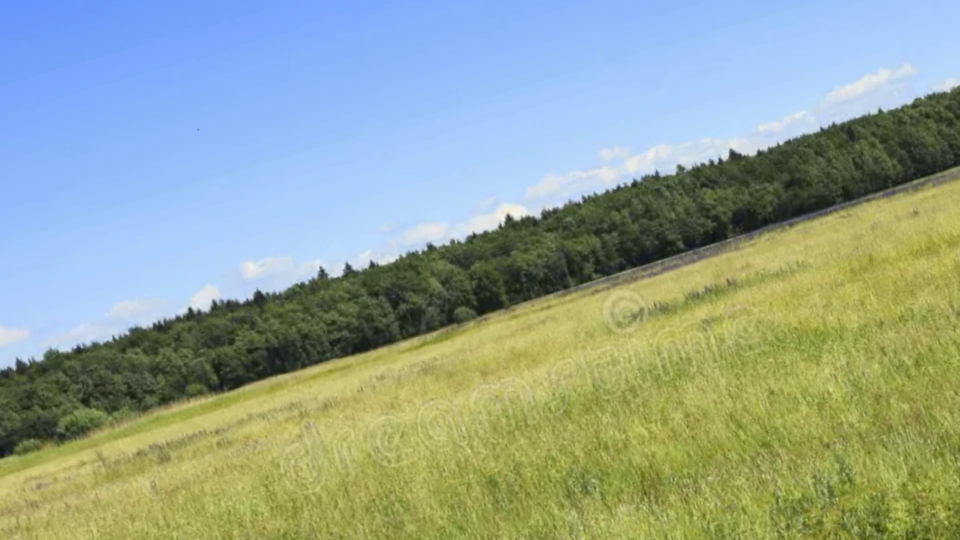
#> input picture frame 6 of image_processing/synth_track_video.mp4, 1920 x 1080 px, given in place of red_dot_video.mp4, which was not available (shown at 1/2 size)
$ jupyter execute --allow-errors tracing.ipynb   (older library calls are emulated)
#> lines starting #> are read from the running program, lines starting #| are printed output that depends on the picture
#> further down, frame is the input picture: shape (1080, 1920, 3); mean B, G, R 150.8, 164.3, 147.4
### image_processing/src/detection_routine.py
import cv2, os, math, glob
import numpy as np
import pandas as pd
import sys
import matplotlib.pyplot as plt
from skimage import feature
from sklearn.linear_model import LinearRegression
from skimage.transform import rotate,warp


sys.path.append(os.path.abspath(os.path.join(os.path.dirname(__file__), '..')))

from utils.detection_tools import extract_object_and_background_masks
from utils.detection_tools import detect_sky, estimate_horizon_line_by_edges
from utils.detection_tools import rectify_horizon, downsampler, rotate_and_center_horizon
from utils.common_tools import annotate_image, show_bgr
from utils.common_tools import find_nonzero_bounding_box, trim_video, draw_parallel_lines

from utils.detection_tools import get_min_max_hsv, extract_contour_region
from src.config import ImageProcessingParams


def detect_objects(raw_frame,frame_number=None,debug=False,
                   ip_params = None,
    debug_image_width = 14):

    # if pass a frame with no context, assume there is 1 easy to detect object in the frame, and write to yaml

#> called with debug = False, debug_image_width = 14
    ultra_raw_frame = raw_frame.copy()

    if ip_params is None:
        print("Warning: No ImageProcessingParams object was passed. Using default values.")
        ip_params = ImageProcessingParams(None)


    hf_noise_gaussian_kernel = ip_params.hf_noise_gaussian_kernel
    hf_noise_gaussian_sigma  = ip_params.hf_noise_gaussian_sigma
    sky_gaussian_kernel      = ip_params.sky_gaussian_kernel
    sky_gaussian_sigma       = ip_params.sky_gaussian_sigma
    hsv_lower_bound          = ip_params.hsv_lower_bound
    hsv_upper_bound          = ip_params.hsv_upper_bound
    adaptive_threshold_max_value = ip_params.adaptive_threshold_max_value
    adaptive_threshold_blockSize = ip_params.adaptive_threshold_blockSize
    adaptive_threshold_constant = ip_params.adaptive_threshold_constant
    sobel_pre_gaussian_kernel = ip_params.sobel_pre_gaussian_kernel
    sobel_pre_gaussian_sigma  = ip_params.sobel_pre_gaussian_sigma
    sobel_x_kernel = ip_params.sobel_x_kernel
    sobel_y_kernel = ip_params.sobel_y_kernel
    sobel_threshold = ip_params.sobel_threshold
    object_area_threshold = ip_params.object_area_threshold

    if debug:
        show_bgr(raw_frame, title=f"Raw Frame {frame_number}",
                    w=debug_image_width)

    base_image = raw_frame.copy()


    ## Detection is added by having an initial Gaussian blur
    ## Check that this is actually used
    base_image_small_blur = cv2.GaussianBlur(base_image,
                                             hf_noise_gaussian_kernel,hf_noise_gaussian_sigma)

    if debug:
        show_bgr(base_image_small_blur,
                 title=f"Small Blurred, Frame {frame_number}",
                 w=debug_image_width)


    very_blurred_base_image = cv2.GaussianBlur(base_image,
                                               sky_gaussian_kernel,
                                               sky_gaussian_sigma)
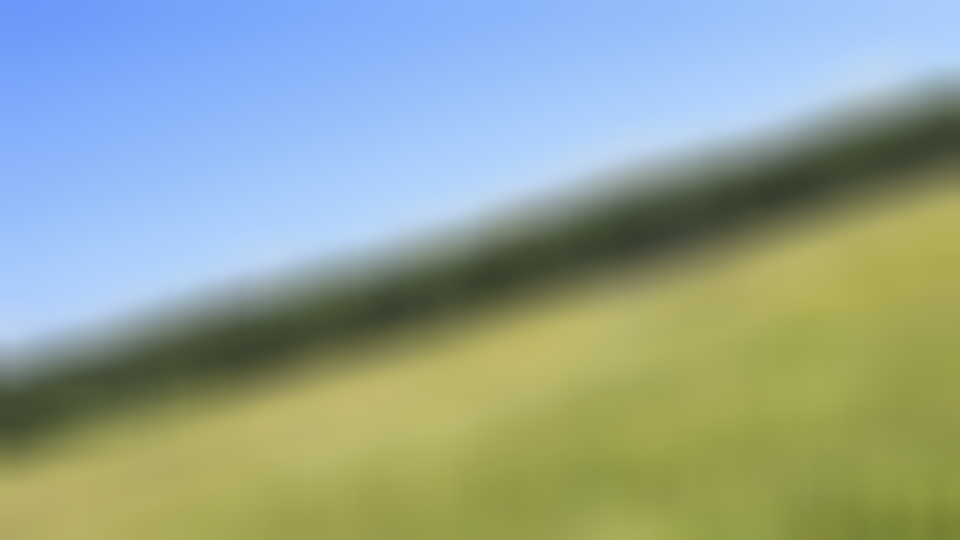
#> very_blurred_base_image: shape (1080, 1920, 3) (shown at 1/2 size); mean B, G, R 150.8, 164.3, 147.4

    if debug:
        show_bgr(very_blurred_base_image,
                 title=f"Very Blurred, Frame {frame_number}",
                 w=debug_image_width)

    sky_mask = detect_sky(very_blurred_base_image)

    if debug:
        show_bgr(sky_mask, title=f"Sky Mask, Frame {frame_number}",
                 w=debug_image_width)


    horizon_result = estimate_horizon_line_by_edges(sky_mask)


    #Need to handle edge case where slope = 1/0
    if horizon_result is None:
        # Fallback if horizon detection fails
        print("Warning: Horizon detection failed. Using default horizon.")
        slope, intercept = 0, sky_mask.shape[0]
        horizon_search_offset = 1
    else:
        slope, intercept = horizon_result
        horizon_search_offset = 50

    h,w = sky_mask.shape

    x_start, x_end = 0, w - 1
    y_start = int(slope * x_start + intercept)
    y_end   = int(slope * x_end   + intercept)
    #############################################
    ### SKY ROI CREATED
    ###########################################
    base_image_with_horizion = cv2.line(base_image, (x_start, y_start), (x_end, y_end), (0, 0, 255), 2)

    if debug:
        show_bgr(base_image_with_horizion, title=f"Horizon Line, Frame {frame_number}",
                 w=debug_image_width)

    base_image_x = base_image.copy()


    double_line, region_mask, upside_down =  draw_parallel_lines(base_image_x,sky_mask, slope, intercept, distance=horizon_search_offset)
    if debug:
        show_bgr(region_mask, title=f"Region Mask, Frame {frame_number}",
                 w=debug_image_width)

        show_bgr(double_line, title=f"Double Line, Frame {frame_number}",
                 w=debug_image_width)


    # Read an image (can be color or already grayscale)
    input_image = base_image.copy()
    # Convert to grayscale if needed
    gray = cv2.cvtColor(input_image, cv2.COLOR_BGR2GRAY)

    adaptive_thresh = cv2.adaptiveThreshold(
        gray,
        maxValue=adaptive_threshold_max_value,
        adaptiveMethod=cv2.ADAPTIVE_THRESH_GAUSSIAN_C,
        thresholdType=cv2.THRESH_BINARY,
        blockSize=adaptive_threshold_blockSize,
        C=adaptive_threshold_constant
    )

    hsv_frame = raw_frame.copy()

    hsv_frame_hsv =cv2.cvtColor(hsv_frame, cv2.COLOR_BGR2HSV)

    lb = np.array(hsv_lower_bound, np.uint8)
    ub = np.array(hsv_upper_bound, np.uint8)
    hsv_mask = cv2.inRange(hsv_frame_hsv, lb, ub)

    if debug:
        show_bgr(hsv_mask, title=f"HSV Mask, Frame {frame_number}",w=14)
        show_bgr(adaptive_thresh, title=f"Adaptive Threshold, Frame {frame_number}",w=14)


    blurred_gray = cv2.GaussianBlur(adaptive_thresh,
                                    sobel_pre_gaussian_kernel,
                                    sobel_pre_gaussian_sigma)

    if debug:
        show_bgr(blurred_gray, title=f"Pre-Sobel Blurred Gray, Frame {frame_number}",w=14)

    # Sobel
    sobel_x = cv2.Sobel(blurred_gray, cv2.CV_64F, 1, 0, ksize=sobel_x_kernel)
    sobel_y = cv2.Sobel(blurred_gray, cv2.CV_64F, 0, 1, ksize=sobel_y_kernel)
    sobel_mag = cv2.magnitude(sobel_x, sobel_y)
    sobel_abs = cv2.convertScaleAbs(sobel_mag)

    if debug:
        show_bgr(sobel_abs, title=f"Sobel Abs, Frame {frame_number}",
                 w=debug_image_width)

    # Threshold
    _, sobel_mask = cv2.threshold(sobel_abs, sobel_threshold,
                                  255, cv2.THRESH_BINARY)

    if debug:
        show_bgr(sobel_mask, title=f"Sobel Mask, Frame {frame_number}",
                 w=debug_image_width)


    # Restrict edges to sky ROI
    edges_in_sky_roi = cv2.bitwise_and(sobel_mask, region_mask)
    edges_in_sky_roi_with_hsv_mask = cv2.bitwise_and(edges_in_sky_roi,hsv_mask)


    if debug:
        show_bgr(edges_in_sky_roi, title=f"Edges in Sky ROI, Frame {frame_number}",
                 w=debug_image_width)


    if debug:
        show_bgr(edges_in_sky_roi_with_hsv_mask, title=f"Edges in Sky ROI with HSV, Frame {frame_number}",
                 w=debug_image_width)

    filtered_contours = None
    identified_object = None

    contours, _ = cv2.findContours(edges_in_sky_roi_with_hsv_mask, cv2.RETR_EXTERNAL, cv2.CHAIN_APPROX_SIMPLE)
    if contours:
        # Filter contours to exclude those with an area larger than 400 pixels
        filtered_contours = [contour for contour in contours if cv2.contourArea(contour) <= object_area_threshold]

    if filtered_contours:
        # Find the largest remaining contour
        identified_object = max(filtered_contours, key=cv2.contourArea)
        x, y, w, h = cv2.boundingRect(identified_object)
        bounding_box = (x, y, w, h)

    if identified_object is not None:

        M = cv2.moments(identified_object)

        if M["m00"] != 0:
            cx = int(M["m10"] / M["m00"])
            cy = int(M["m01"] / M["m00"])
            centroid = (cx, cy)
        else:
            # Fallback: if area is zero (degenerate contour),
            # pick the center of the bounding box
            centroid = (x + w // 2, y + h // 2)
            cx = x
            cy = y

        # Draw bounding box and centroid on the original image
        cv2.rectangle(base_image, (x-2*w, y-2*h), (x+4*w, y+4*h), (0, 0, 255), 4)

        extracted, contour_mask = extract_contour_region(ultra_raw_frame, identified_object)
        #{"min_h": min_h, "max_h": max_h, "min_s": min_s, "max_s": max_s, "min_v": min_v, "max_v": max_v}
        hsv_values =  get_min_max_hsv(ultra_raw_frame, contour_mask)
        print("HSV Values")
        print(hsv_values)
        #print(hsv_values)
        # Draw the contour on the ultra raw frame
        cv2.drawContours(ultra_raw_frame, [identified_object], -1, (0, 255, 0), 1)
        #Zoom in on the object

        zoomed_in = ultra_raw_frame[y-2:y+h+2, x-2:x+w+2]

        if debug:
            show_bgr(zoomed_in, title=f"Zoomed In, Frame {frame_number}",
                     w=debug_image_width)

            show_bgr(extracted, title=f"Extracted Region, Frame {frame_number}",
                     w=debug_image_width)

    else:
        contour_mask = None
        cx,cy,w,h = 0,0,0,0

    rectified_frame = rotate_and_center_horizon(base_image,slope,intercept,upside_down=upside_down)

    if frame_number:
        text = f"Frame: {frame_number} | Centroid: ({cx}, {cy}),{w}x{h} pixels"
    else:
        text = f"Centroid: ({cx}, {cy}),{w}x{h} pixels"

    annotate_image(base_image,text,text_size=1.5)
    annotate_image(rectified_frame, text)

    if debug:
        show_bgr(base_image, title=f"Detected Object, Frame {frame_number}",
                 w=debug_image_width)
        show_bgr(rectified_frame, title=f"Rectified Frame, Frame {frame_number}",
                 w=debug_image_width)


    return rectified_frame,base_image, cx,cy,w,h, contour_mask

### image_processing/src/config.py
class ImageProcessingParams:
    def __init__(self, ip_config):

        # if an ip_config was passed, process it:
        if ip_config is None:
            self.hf_noise_gaussian_kernel = [3, 3]
            self.hf_noise_gaussian_sigma  = 1
            self.sky_gaussian_kernel      = [125, 125]
            self.sky_gaussian_sigma       = 125
            self.hsv_lower_bound         = [0, 0,0]
            self.hsv_upper_bound         = [180, 255, 255]
            self.adaptive_threshold_max_value = 255
            self.adaptive_threshold_blockSize  = 5
            self.adaptive_threshold_constant   = 4
            self.sobel_pre_gaussian_kernel = [3,3]
            self.sobel_pre_gaussian_sigma  = 0.5
            self.sobel_x_kernel = 3
            self.sobel_y_kernel = 3
            self.sobel_threshold = 50
            self.object_area_threshold = 400000000000
        else:
            self.hf_noise_gaussian_kernel = tuple(ip_config["hf_noise_gaussian_kernel"])
            self.hf_noise_gaussian_sigma  = ip_config["hf_noise_gaussian_sigma"]
            self.sky_gaussian_kernel      = tuple(ip_config["sky_gaussian_kernel"])
            self.sky_gaussian_sigma       = ip_config["sky_gaussian_sigma"]
            self.hsv_lower_bound         = tuple(ip_config["hsv_lower_bound"])
            self.hsv_upper_bound         = tuple(ip_config["hsv_upper_bound"])
            self.adaptive_threshold_max_value = ip_config["adaptive_threshold_max_value"]
            self.adaptive_threshold_blockSize  = ip_config["adaptive_threshold_block_size"]
            self.adaptive_threshold_constant   = ip_config["adaptive_threshold_constant"]
            self.sobel_pre_gaussian_kernel = tuple(ip_config["sobel_pre_gaussian_kernel"])
            self.sobel_pre_gaussian_sigma  = ip_config["sobel_pre_gaussian_sigma"]
            self.sobel_x_kernel = ip_config["sobel_x_kernel"]
            self.sobel_y_kernel = ip_config["sobel_y_kernel"]
            self.sobel_threshold = ip_config["sobel_threshold"]
            self.object_area_threshold = ip_config["object_area_threshold"]

### image_processing/z_python_notebooks/tracing.ipynb
[cell 1]
import cv2
import numpy as np
from filterpy.kalman import KalmanFilter
import sys
import matplotlib.pyplot as plt
from src.detection_routine import detect_objects

[cell 2]
import yaml
from src.config import ImageProcessingParams

# 1) Load config
with open("config.yaml", 'r') as f:
    config = yaml.safe_load(f)

# 2) Create an ImageProcessingParams instance
ip_params = ImageProcessingParams(config["image_processing"])

[cell 3]
def gaussian_pdf(innovation, mean, cov):
    # Calculate the Gaussian probability density (multivariate)
    k = len(innovation)
    cov_det = np.linalg.det(cov)
    cov_inv = np.linalg.inv(cov)
    norm_factor = 1 / (np.power((2 * np.pi), k/2) * np.sqrt(cov_det))
    exponent = -0.5 * innovation.T @ cov_inv @ innovation
    return norm_factor * np.exp(exponent)

[cell 4]
# --------------------------
# Kalman Filter Initialization
# --------------------------
# We are tracking a state vector [x, y, vx, vy] with a measurement [x, y]
kf = cv2.KalmanFilter(4, 2)

# Define the state transition matrix (assumes dt=1 for simplicity)
kf.transitionMatrix = np.array([[1, 0, 1, 0],
                                [0, 1, 0, 1],
                                [0, 0, 1, 0],
                                [0, 0, 0, 1]], np.float32)

# Measurement matrix (we directly measure position)
kf.measurementMatrix = np.array([[1, 0, 0, 0],
                                 [0, 1, 0, 0]], np.float32)

# Process noise covariance
kf.processNoiseCov = np.eye(4, dtype=np.float32) * 0.1

# Measurement noise covariance
kf.measurementNoiseCov = np.eye(2, dtype=np.float32) * 0.1

# Error covariance matrix (post-update)
kf.errorCovPost = np.eye(4, dtype=np.float32)

# Initialize the state (if you have an initial detection, use it here)
kf.statePost = np.array([[0],
                         [0],
                         [0],
                         [0]], np.float32)


# --------------------------
# JPDAF Parameters
# --------------------------
gating_threshold = 5000       # Maximum allowed Mahalanobis distance for association
missed_detection_probability = 0.1  # Weight for a missed detection

# --------------------------
# Main Tracking Loop
# --------------------------
cap = cv2.VideoCapture("red_dot_video.mp4")  # Change to 0 for webcam or another video file

num_frames =90
#> (the rest of this cell did not finish here and is left out)


$ run again, starting later in the video
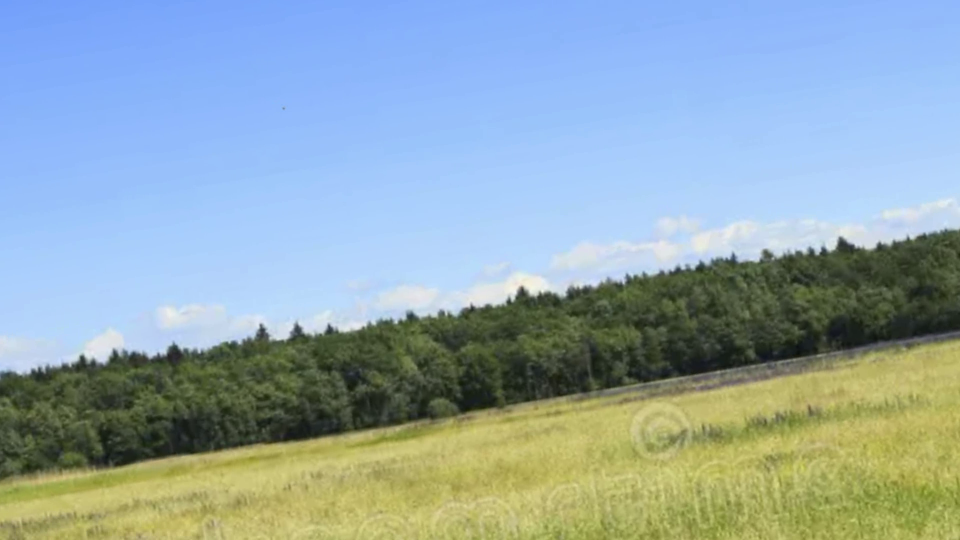
#> input picture frame 27 of image_processing/synth_track_video.mp4, 1920 x 1080 px, given in place of red_dot_video.mp4, which was not available (shown at 1/2 size)
#> frame is the input picture: shape (1080, 1920, 3); mean B, G, R 173.8, 166.9, 145.4
#> in detect_objects, `very_blurred_base_image = cv2.GaussianBlur(base_image, sky_gaussian_ke..`:
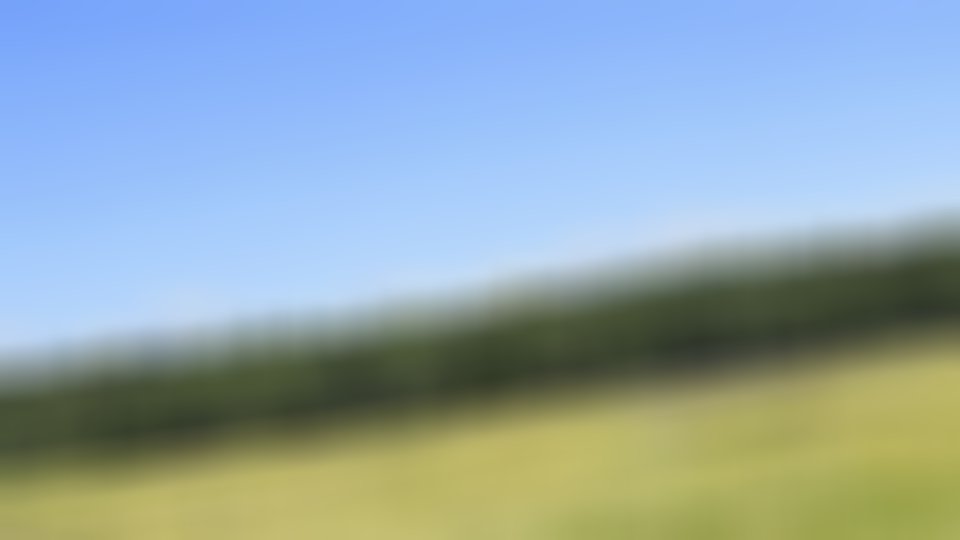
#> very_blurred_base_image: shape (1080, 1920, 3) (shown at 1/2 size); mean B, G, R 173.8, 166.9, 145.4

$ run again, starting later in the video
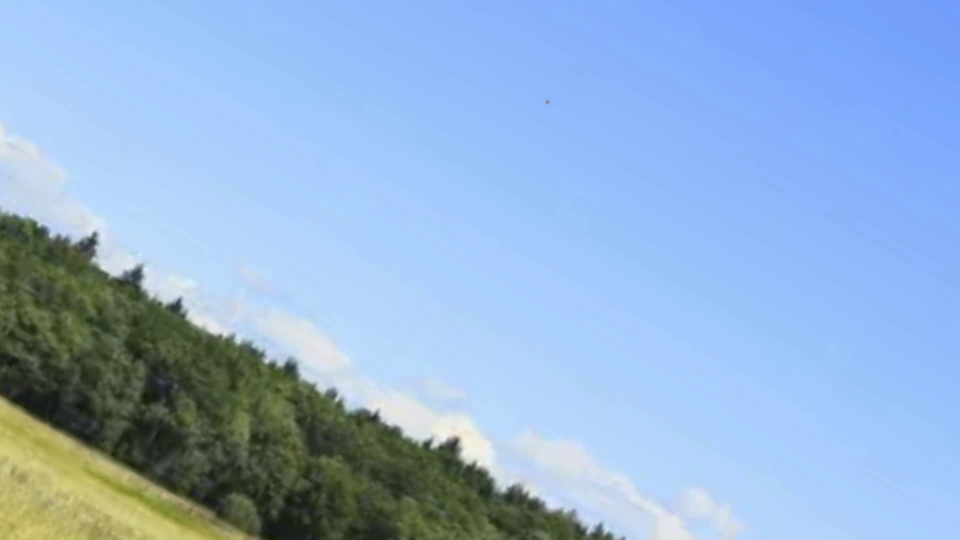
#> input picture frame 48 of image_processing/synth_track_video.mp4, 1920 x 1080 px, given in place of red_dot_video.mp4, which was not available (shown at 1/2 size)
#> frame is the input picture: shape (1080, 1920, 3); mean B, G, R 212.8, 177.7, 146.9
#> in detect_objects, `very_blurred_base_image = cv2.GaussianBlur(base_image, sky_gaussian_ke..`:
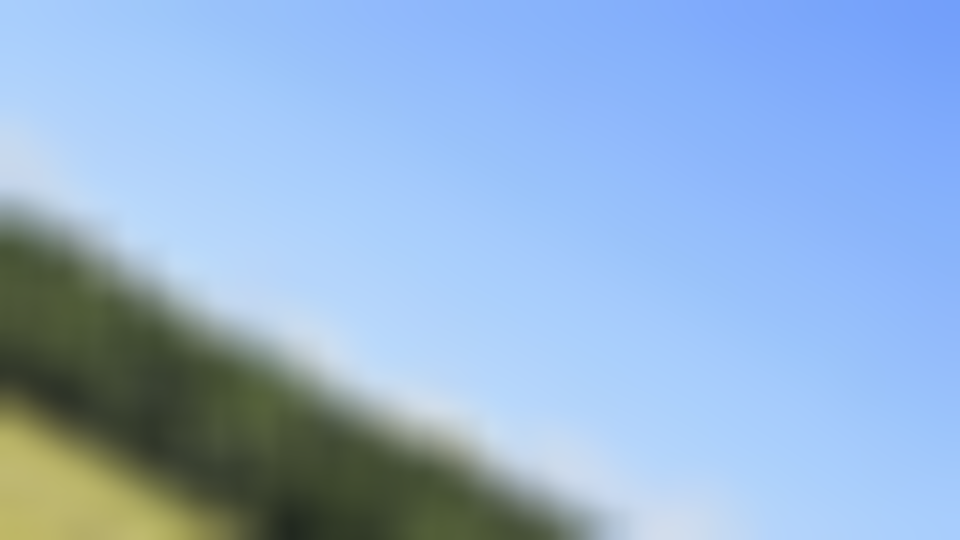
#> very_blurred_base_image: shape (1080, 1920, 3) (shown at 1/2 size); mean B, G, R 212.8, 177.7, 146.9
